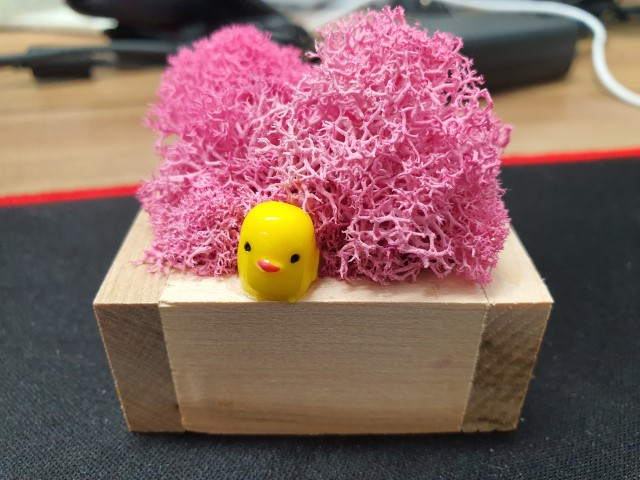
#> input picture 7_3_Object_Tracking.jpg, 640 x 480 px
$ python ImageSlice.py
#> lines starting #> are read from the running program, lines starting #| are printed output that depends on the picture
import cv2

def image_slice():
    original = cv2.imread("7_3_Object_Tracking.jpg", cv2.IMREAD_COLOR)
#> original is the input picture: shape (480, 640, 3); mean B, G, R 96.2, 99.4, 133.9

    slice_img = original.copy()
    slice_img = original[200:310, 220:325]
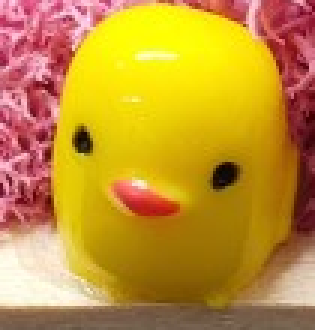
#> slice_img: shape (110, 105, 3) (shown 3 times larger); mean B, G, R 51, 146.9, 195.6

    cv2.imshow("JetsonNano_Slice_Original", original)
    cv2.imshow("JetsonNano_Slice_Image", slice_img)


    cv2.waitKey(0)
    cv2.destroyAllWindows()

image_slice()

$ run again, with 14_Histogram_A.jpg copied over 7_3_Object_Tracking.jpg
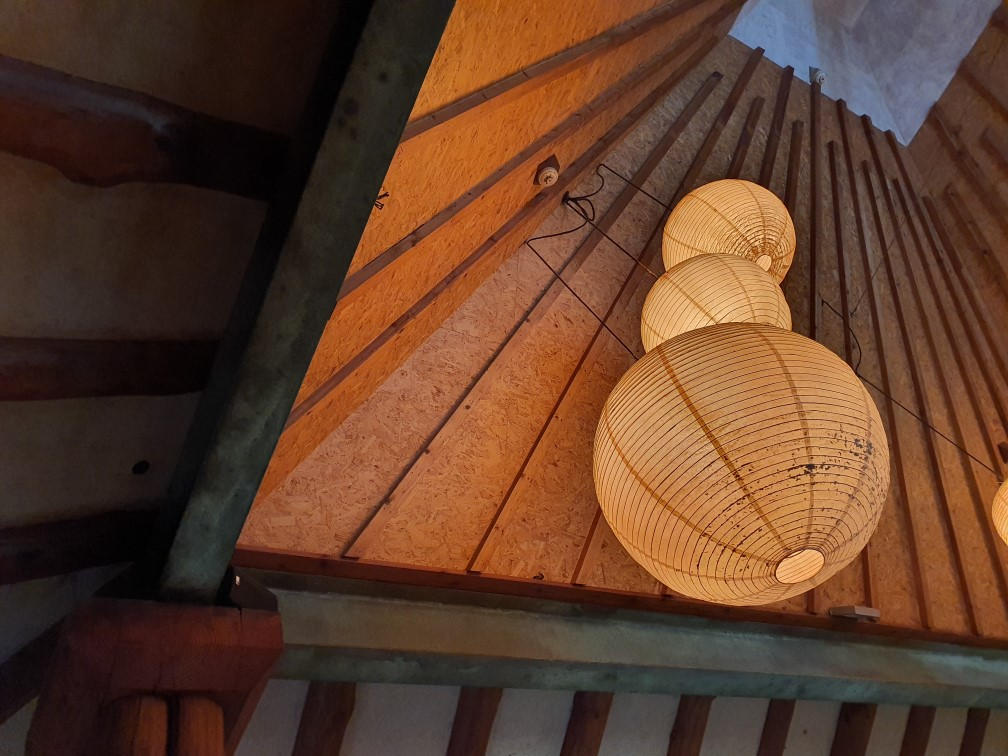
#> input picture 14_Histogram_A.jpg, 1008 x 756 px
#> in image_slice, original is the input picture: shape (756, 1008, 3); mean B, G, R 42.6, 62, 95.6
#> in image_slice, `slice_img = original[200:310, 220:325]`:
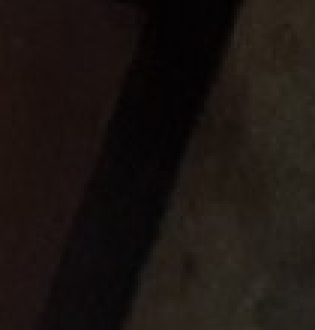
#> slice_img: shape (110, 105, 3) (shown 3 times larger); mean B, G, R 17.2, 20.7, 27

$ run again, with 14_Histogram_B.jpg copied over 7_3_Object_Tracking.jpg
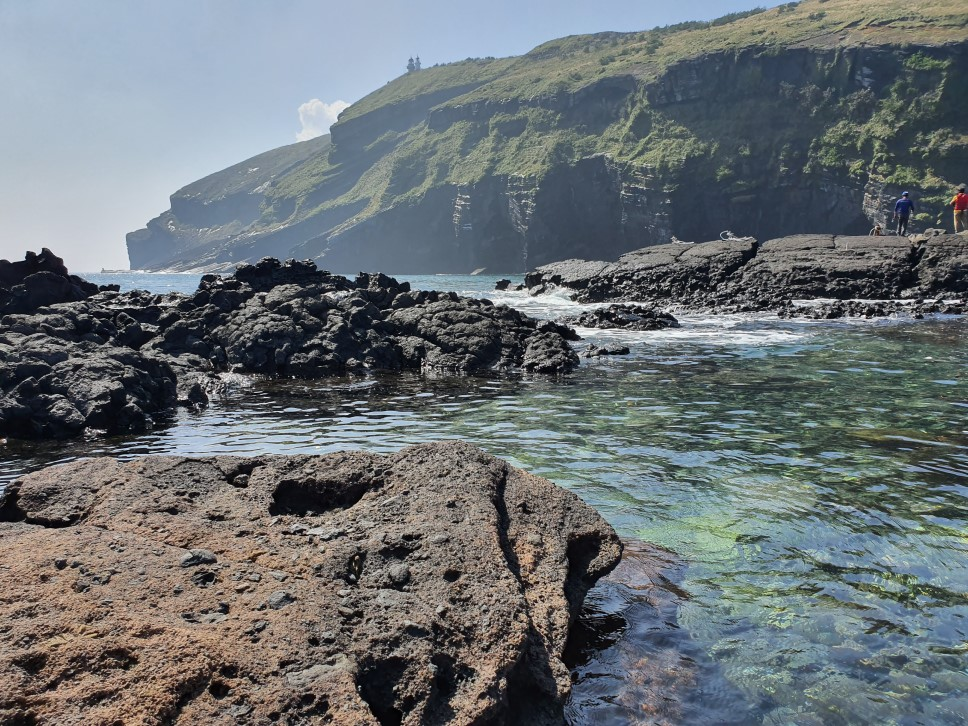
#> input picture 14_Histogram_B.jpg, 968 x 726 px
#> in image_slice, original is the input picture: shape (726, 968, 3); mean B, G, R 116.7, 113.2, 106.7
#> in image_slice, `slice_img = original[200:310, 220:325]`:
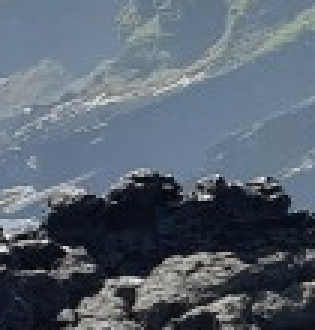
#> slice_img: shape (110, 105, 3) (shown 3 times larger); mean B, G, R 111, 98.8, 87.8
